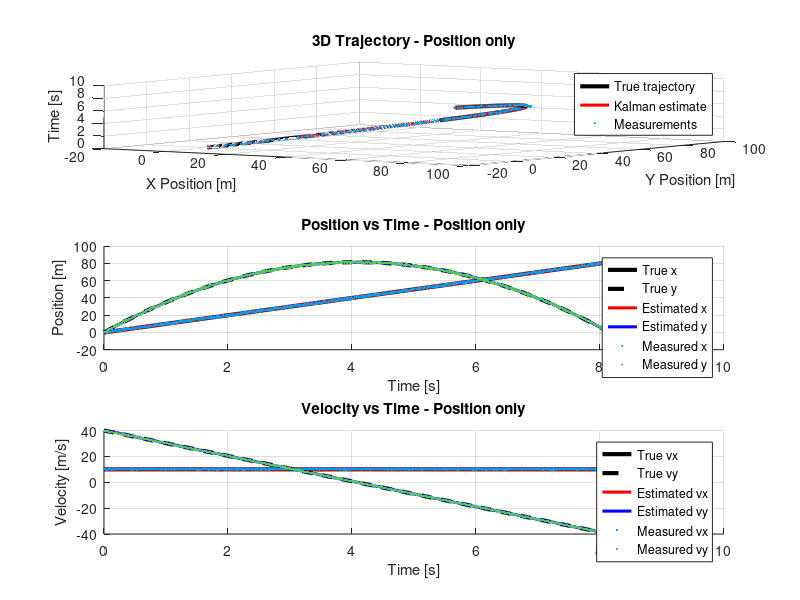
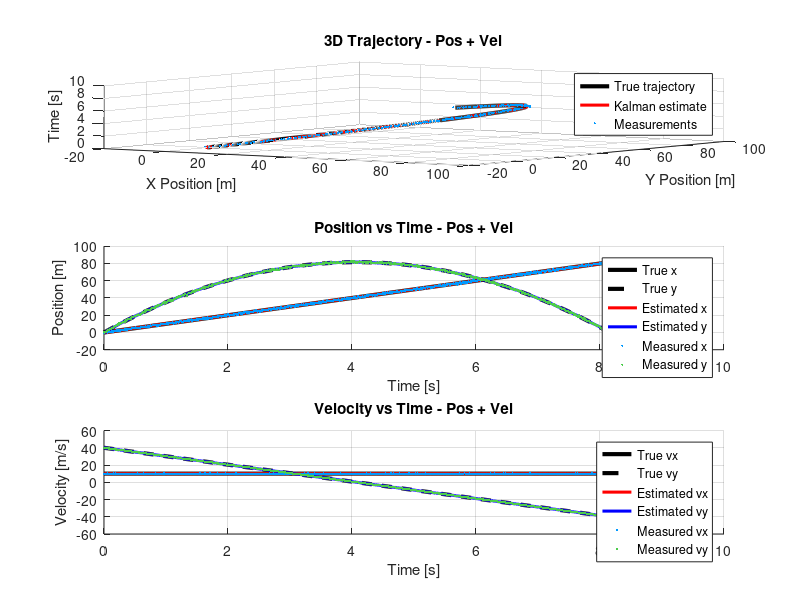
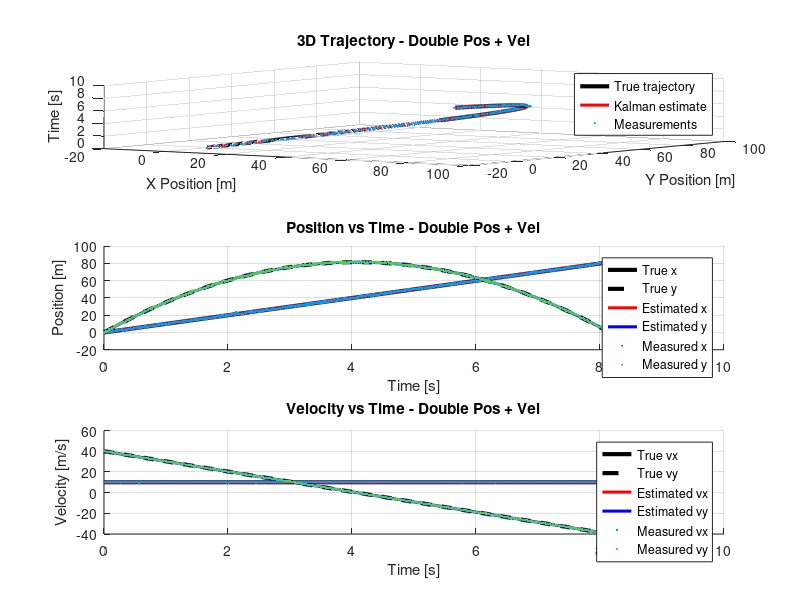
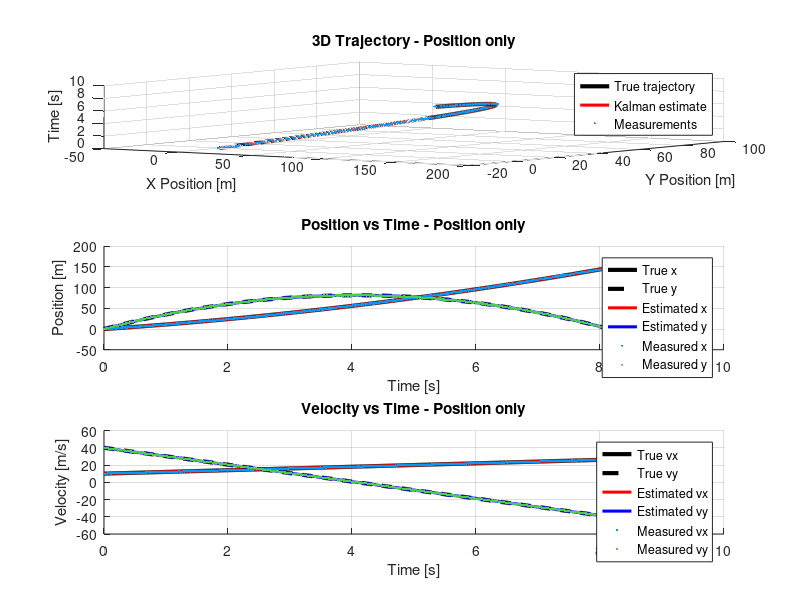

The MATLAB script that drew these images, in order: (Note: this script raises an error after producing the figures.)
% Ryland Ross
% 9/30/25
% 2-D Kalman Filter with Multiple Sensors (x+y positions, x+y positions+velocities, double x+y positions+velocities)

clc; clear all; close all;

%% Simulation parameters
dt = 0.01;       % time step (s)
T = 8.156;       % total simulation time (s)
t = 0:dt:T;      
N = length(t);

%% True initial conditions
p0 = [0; 0];     % initial positions [px0; py0]
v0 = [10; 40];   % initial velocities [vx0; vy0] 

%% Accelerations to test
accels = [0 2];  % horizontal acceleration: 0 (free-fall) and 2 m/s^2 (thrust)
ay = -9.81;      % vertical acceleration (gravity)

%% Sensor noise parameters
sigma_px1 = 0.5; sigma_px2 = 0.3;  % horizontal position sensors
sigma_py1 = 0.5; sigma_py2 = 0.3;  % vertical position sensors
sigma_vx  = 0.1; sigma_vy  = 0.1;  % velocity sensors

%% Kalman Filter parameters
A = [1 dt 0 0; 0 1 0 0; 0 0 1 dt; 0 0 0 1];   % state transition
B = [0.5*dt^2 0; dt 0; 0 0.5*dt^2; 0 dt];    % control input
Q = 0.01*eye(4);                              % process noise

%% Number of Monte Carlo runs
numRuns = 10;

%% Configurations
configs = 1:3;
config_names = {'Position only','Pos + Vel','Double Pos + Vel'};

%% Preallocate RMSE results
avg_rmse_px = zeros(length(accels), length(configs));
avg_rmse_py = zeros(length(accels), length(configs));

%% Loop over accelerations and measurement configurations
for a_idx = 1:length(accels)
    ax = accels(a_idx);
   
    % True trajectories
    px_true = p0(1) + v0(1)*t + 0.5*ax*t.^2;
    vx_true = v0(1) + ax*t;
    py_true = p0(2) + v0(2)*t + 0.5*ay*t.^2;
    vy_true = v0(2) + ay*t;
   
    for cfg_idx = 1:length(configs)
        cfg = configs(cfg_idx);
        rmse_px_all = zeros(1,numRuns);
        rmse_py_all = zeros(1,numRuns);
       
        for run = 1:numRuns
            %% Generate noisy measurements
            z_px1 = px_true + sigma_px1*randn(1,N);
            z_px2 = px_true + sigma_px2*randn(1,N);
            z_py1 = py_true + sigma_py1*randn(1,N);
            z_py2 = py_true + sigma_py2*randn(1,N);
            z_vx  = vx_true + sigma_vx*randn(1,N);
            z_vy  = vy_true + sigma_vy*randn(1,N);
           
            %% Measurement matrices
            switch cfg
                case 1 % Position only
                    z = [z_px1; z_py1];
                    H = [1 0 0 0; 0 0 1 0];
                    R = diag([sigma_px1^2, sigma_py1^2]);
                case 2 % Position + velocity
                    z = [z_px1; z_vx; z_py1; z_vy];
                    H = eye(4);
                    R = diag([sigma_px1^2, sigma_vx^2, sigma_py1^2, sigma_vy^2]);
                case 3 % Double position + velocity
                    z = [z_px1; z_vx; z_px2; z_vx; z_py1; z_vy; z_py2; z_vy];
                    H = [1 0 0 0; 0 1 0 0; 1 0 0 0; 0 1 0 0;
                         0 0 1 0; 0 0 0 1; 0 0 1 0; 0 0 0 1];
                    R = diag([sigma_px1^2, sigma_vx^2, sigma_px2^2, sigma_vx^2, ...
                              sigma_py1^2, sigma_vy^2, sigma_py2^2, sigma_vy^2]);
            end
           
            %% Initialize Kalman filter
            x_est = zeros(4,N);
            x_est(:,1) = [p0(1); v0(1); p0(2); v0(2)];
            P = eye(4);
           
            %% Kalman filter loop
            for k = 2:N
                % Prediction
                u = [ax; ay];
                x_pred = A*x_est(:,k-1) + B*u;
                P_pred = A*P*A' + Q;
               
                % Update
                K = P_pred*H'/(H*P_pred*H' + R);
                x_est(:,k) = x_pred + K*(z(:,k) - H*x_pred);
                P = (eye(size(K,1)) - K*H)*P_pred;
            end
           
            %% Compute RMSE
            rmse_px_all(run) = sqrt(mean((x_est(1,:) - px_true).^2));
            rmse_py_all(run) = sqrt(mean((x_est(3,:) - py_true).^2));
        end
       
        %% Store average RMSE
        avg_rmse_px(a_idx,cfg_idx) = mean(rmse_px_all);
        avg_rmse_py(a_idx,cfg_idx) = mean(rmse_py_all);

        %% ---- Visualization for this configuration ----
        figure('Name',sprintf('Kalman Filter: %s (ax=%.1f)', config_names{cfg_idx}, ax),...
               'NumberTitle','off');

        %% 3D Trajectory
        subplot(3,1,1);
        plot3(px_true, py_true, t, 'k', 'LineWidth', 3); hold on;
        plot3(x_est(1,:), x_est(3,:), t, 'r', 'LineWidth', 2.2);
        plot3(z_px1, z_py1, t, '.', 'Color', [0 0.6 1], 'MarkerSize', 5);
        xlabel('X Position [m]'); ylabel('Y Position [m]'); zlabel('Time [s]');
        title(sprintf('3D Trajectory - %s', config_names{cfg_idx}), 'FontWeight','bold');
        legend('True trajectory','Kalman estimate','Measurements','Location','best');
        grid on; view(35,25);

        %% Position vs Time
        subplot(3,1,2);
        hold on; grid on;
        plot(t, px_true, 'k', 'LineWidth', 3);
        plot(t, py_true, 'k--', 'LineWidth', 3);
        plot(t, x_est(1,:), 'r', 'LineWidth', 2.2);
        plot(t, x_est(3,:), 'b', 'LineWidth', 2.2);
        plot(t, z_px1, '.', 'Color', [0 0.6 1], 'MarkerSize', 5);
        plot(t, z_py1, '.', 'Color', [0.3 0.8 0.3], 'MarkerSize', 5);
        xlabel('Time [s]'); ylabel('Position [m]');
        legend('True x','True y','Estimated x','Estimated y','Measured x','Measured y','Location','best');
        title(sprintf('Position vs Time - %s', config_names{cfg_idx}), 'FontWeight','bold');

        %% Velocity vs Time
        subplot(3,1,3);
        hold on; grid on;
        plot(t, vx_true, 'k', 'LineWidth', 3);
        plot(t, vy_true, 'k--', 'LineWidth', 3);
        plot(t, x_est(2,:), 'r', 'LineWidth', 2.2);
        plot(t, x_est(4,:), 'b', 'LineWidth', 2.2);
        plot(t, z_vx, '.', 'Color', [0 0.6 1], 'MarkerSize', 5);
        plot(t, z_vy, '.', 'Color', [0.3 0.8 0.3], 'MarkerSize', 5);
        xlabel('Time [s]'); ylabel('Velocity [m/s]');
        legend('True vx','True vy','Estimated vx','Estimated vy','Measured vx','Measured vy','Location','best');
        title(sprintf('Velocity vs Time - %s', config_names{cfg_idx}), 'FontWeight','bold');
    end
end

%% Display results table
results = table;
for a_idx = 1:length(accels)
    for cfg_idx = 1:length(configs)
        results = [results; {accels(a_idx), config_names{cfg_idx}, ...
            avg_rmse_px(a_idx,cfg_idx), avg_rmse_py(a_idx,cfg_idx)}];
    end
end
results.Properties.VariableNames = {'Horizontal Acceleration (m/s^2)','Configuration','Avg_RMSE_px','Avg_RMSE_py'};
disp(results);
